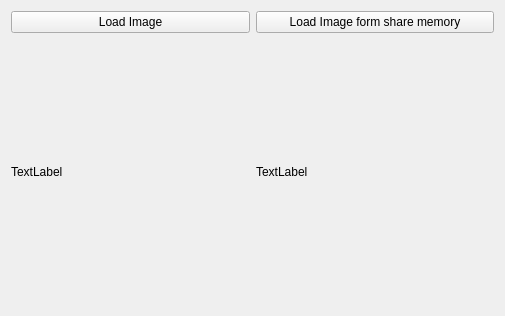
<?xml version="1.0" encoding="UTF-8"?>
<ui version="4.0">
 <class>Widget</class>
 <widget class="QWidget" name="Widget">
  <property name="geometry">
   <rect>
    <x>0</x>
    <y>0</y>
    <width>505</width>
    <height>316</height>
   </rect>
  </property>
  <property name="windowTitle">
   <string>Widget</string>
  </property>
  <layout class="QVBoxLayout" name="verticalLayout">
   <item>
    <layout class="QHBoxLayout" name="horizontalLayout">
     <item>
      <widget class="QPushButton" name="btnLoadImage">
       <property name="text">
        <string>Load Image</string>
       </property>
      </widget>
     </item>
     <item>
      <widget class="QPushButton" name="btnLoadImageFromMemory">
       <property name="text">
        <string>Load Image form share memory</string>
       </property>
      </widget>
     </item>
    </layout>
   </item>
   <item>
    <layout class="QHBoxLayout" name="horizontalLayout_2">
     <item>
      <widget class="QLabel" name="lb">
       <property name="sizePolicy">
        <sizepolicy hsizetype="Preferred" vsizetype="MinimumExpanding">
         <horstretch>0</horstretch>
         <verstretch>0</verstretch>
        </sizepolicy>
       </property>
       <property name="text">
        <string>TextLabel</string>
       </property>
      </widget>
     </item>
     <item>
      <widget class="QLabel" name="lbLoadMemory">
       <property name="text">
        <string>TextLabel</string>
       </property>
      </widget>
     </item>
    </layout>
   </item>
  </layout>
 </widget>
 <resources/>
 <connections/>
</ui>
